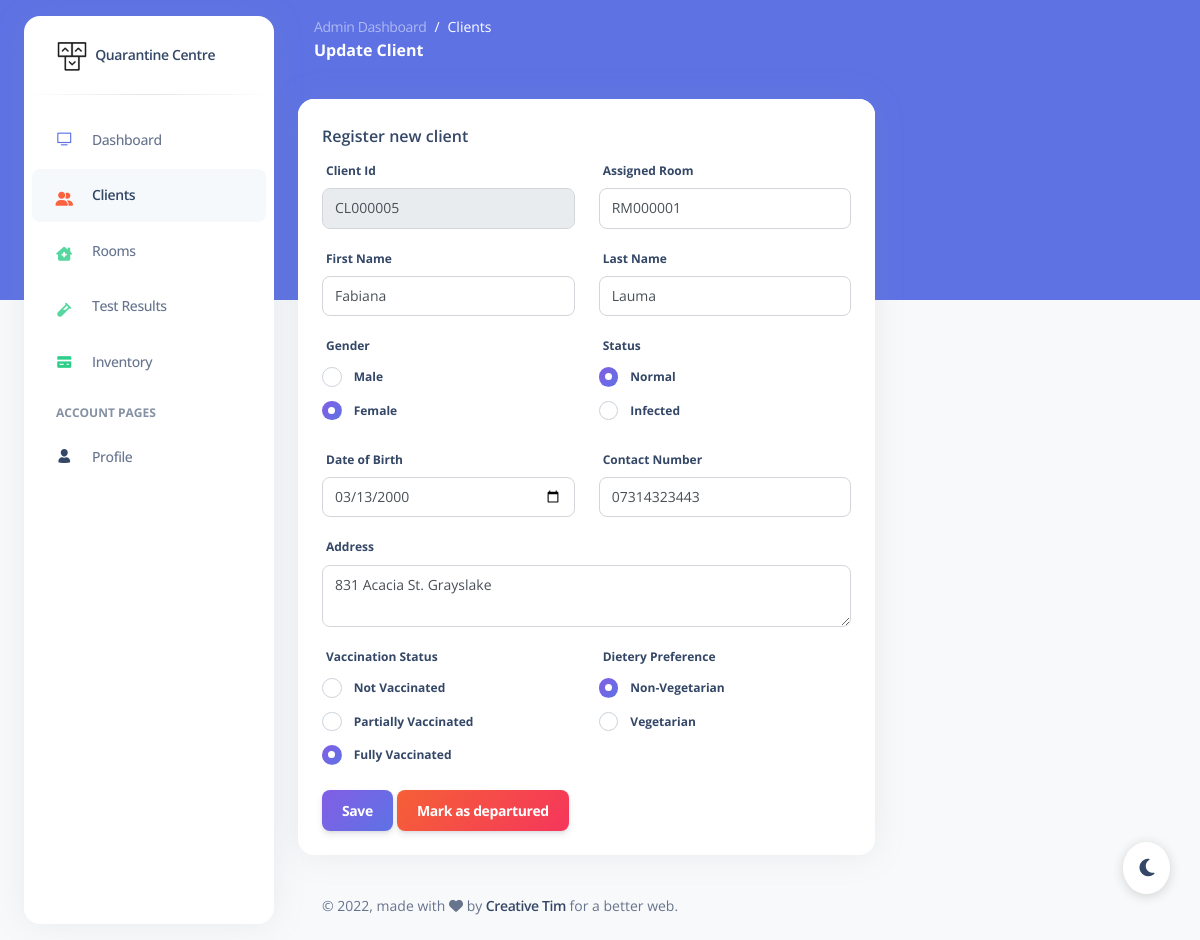
The app's page /app/manage_client.php?id=CL000005 (signed in) with its own data.
### tables this page shows
CREATE TABLE client (
  id VARCHAR(8) PRIMARY KEY,
  first_name VARCHAR(30) NOT NULL,
  last_name VARCHAR(40) NOT NULL,
  gender VARCHAR(1) NOT NULL,
  date_of_birth DATE,
  contact_no VARCHAR(15),
  address VARCHAR(60),
  vaccination_status VARCHAR(10) NOT NULL,
  dietary_pref VARCHAR(10) NOT NULL,
  assigned_room VARCHAR(8),
  status VARCHAR(12) NOT NULL,
  registered_date DATE,
  departure_date DATE,
  FOREIGN KEY (assigned_room) REFERENCES room(id) ON UPDATE CASCADE ON DELETE RESTRICT
);

CREATE TABLE room (
  id VARCHAR(8) PRIMARY KEY,
  capacity INT NOT NULL,
  cleaned_by VARCHAR(8),
  supported_by VARCHAR(8),
  FOREIGN KEY (cleaned_by) REFERENCES staff(id) ON UPDATE CASCADE ON DELETE RESTRICT,
  FOREIGN KEY (supported_by) REFERENCES staff(id) ON UPDATE CASCADE ON DELETE RESTRICT
);

### app/manage_client.php (the view, shortened to what this page needs)
<?php
include("session.php");
$rooms_query = "SELECT id FROM room ORDER BY id";
$rooms = mysqli_query($db, $rooms_query);
if (isset($_GET['id'])) {
  $client_id = $_GET['id'];
  $get_client_query = "SELECT * FROM client WHERE id = '$client_id'";
  $get_client_result = mysqli_query($db, $get_client_query);
  if (mysqli_num_rows($get_client_result) == 1) {
    $client = mysqli_fetch_array($get_client_result);
    $isUpdate = true;
  } else {
    header("location: clients.php");
  }
} else {
  $prev_id_query = "SELECT id FROM client ORDER BY id DESC LIMIT 1";
  $prev_id = mysqli_fetch_array(mysqli_query($db, $prev_id_query));
  $client_id = "CL" . sprintf("%06d", substr($prev_id['id'], 2) + 1);
  $isUpdate = false;
}
?>
<!DOCTYPE html>
<html lang="en">
<head>
  <link href="../assets/css/nucleo-icons.css" rel="stylesheet" />
  <link href="../assets/css/nucleo-svg.css" rel="stylesheet" />
  <link href="../assets/css/nucleo-svg.css" rel="stylesheet" />
  <link href="../assets/css/argon-dashboard.css?v=2.0.0" rel="stylesheet" />
  <link href="../assets/css/custom.css" rel="stylesheet" />
</head>
<body class="g-sidenav-show bg-gray-100">
  <?php include("navbar.php") ?>
  <main class="main-content position-relative border-radius-lg ">
    <nav class="navbar navbar-main navbar-expand-lg px-0 mx-4 shadow-none border-radius-xl " id="navbarBlur" data-scroll="false">
      <div class="container-fluid py-1 px-3">
        <nav aria-label="breadcrumb">
          <ol class="breadcrumb bg-transparent mb-0 pb-0 pt-1 px-0 me-sm-6 me-5">
            <li class="breadcrumb-item text-sm"><a class="opacity-5 text-white" href="javascript:;">Admin Dashboard</a></li>
            <li class="breadcrumb-item text-sm text-white active" aria-current="page">Clients</li>
          </ol>
          <h6 class="font-weight-bolder text-white mb-0">Update Client</h6>
        </nav>
      </div>
    </nav>
    <div class="container-fluid py-4">
      <div class="row">
        <div class="col-lg-8">
          <div class="card mb-4">
            <div class="card-header pb-0">
              <h6>Register new client</h6>
            </div>
            <div class="card-body pt-0 pb-2">
              <form action="" method="POST">
                <div class="row form-group">
                  <div class="col-md-6">
                    <label>Client Id</label>
                    <input type="text" class="form-control" name="client_id" value="<?php echo $client_id ?>" disabled>
                  </div>
                  <div class="col-md-6">
                    <label>Assigned Room</label>
                    <select class="form-control" name="assigned_room">
                      <?php while ($row = mysqli_fetch_array($rooms)) { ?>
                        <option <?php if ($isUpdate && $row["id"] == $client["assigned_room"]) echo "selected"; ?>>
                          <?php echo $row["id"] ?>
                        </option>
                      <?php } ?>
                    </select>
                  </div>
                </div>
                <div class="row form-group">
                  <div class="col-md-6">
                    <label>First Name</label>
                    <input type="text" class="form-control" name="first_name" placeholder="John" <?php if ($isUpdate) echo "value='" . $client["first_name"] . "'"; ?>>
                  </div>
                  <div class="col-md-6">
                    <label for="last_name">Last Name</label>
                    <input type="text" class="form-control" name="last_name" placeholder="Doe" <?php if ($isUpdate) echo "value='" . $client["last_name"] . "'"; ?>>
                  </div>
                </div>
                <div class="row form-group">
                  <div class="col-md-6">
                    <label>Gender</label>
                    <div class="form-check">
                      <input class="form-check-input" type="radio" name="gender" value="M" <?php if ($isUpdate && $client["gender"] == "M") echo 'checked="checked"' ?>>
                      <label class="custom-control-label">Male</label>
                    </div>
                    <div class="form-check">
                      <input class="form-check-input" type="radio" name="gender" value="F" <?php if ($isUpdate && $client["gender"] == "F") echo 'checked="checked"' ?>>
                      <label class="custom-control-label">Female</label>
                    </div>
                  </div>
                  <?php if ($isUpdate) { ?>
                    <div class="col-md-6">
                      <label>Status</label>
                      <div class="form-check">
                        <input class="form-check-input" type="radio" name="status" value="NORMAL" <?php if ($isUpdate && $client["status"] == "NORMAL") echo 'checked="checked"' ?>>
                        <label class="custom-control-label">Normal</label>
                      </div>
                      <div class="form-check">
                        <input class="form-check-input" type="radio" name="status" value="INFECTED" <?php if ($isUpdate && $client["status"] == "INFECTED") echo 'checked="checked"' ?>>
                        <label class="custom-control-label">Infected</label>
                      </div>
                    </div>
                  <?php } ?>
                </div>
                <div class="row form-group">
                  <div class="col-md-6">
                    <label>Date of Birth</label>
                    <input class="form-control" type="date" name="date_of_birth" <?php if ($isUpdate) echo "value='" . $client["date_of_birth"] . "'"; ?>>
                  </div>
                  <div class="col-md-6">
                    <label>Contact Number</label>
                    <input class="form-control" type="text" placeholder="07XXXXXXXX" name="contact_no" <?php if ($isUpdate) echo "value='" . $client["contact_no"] . "'"; ?>>
                  </div>
                </div>
                <div class="form-group">
                  <label>Address</label>
                  <textarea class="form-control" name="address" rows="2"><?php if ($isUpdate) echo $client["address"]; ?></textarea>
                </div>
                <div class="row">
                  <div class="col-md-6 form-group">
                    <label>Vaccination Status</label>
                    <div class="form-check">
                      <input class="form-check-input" type="radio" name="vaccination_status" value="NONE" <?php if ($isUpdate && $client["vaccination_status"] == "NONE") echo 'checked="checked"' ?>>
                      <label class="custom-control-label">Not Vaccinated</label>
                    </div>
                    <div class="form-check">
                      <input class="form-check-input" type="radio" name="vaccination_status" value="PARTIALLY" <?php if ($isUpdate && $client["vaccination_status"] == "PARTIALLY") echo 'checked="checked"' ?>>
                      <label class="custom-control-label">Partially Vaccinated</label>
                    </div>
                    <div class="form-check">
                      <input class="form-check-input" type="radio" name="vaccination_status" value="FULLY" <?php if ($isUpdate && $client["vaccination_status"] == "FULLY") echo 'checked="checked"' ?>>
                      <label class="custom-control-label">Fully Vaccinated</label>
                    </div>
                  </div>
                  <div class="col-md-6 form-group">
                    <label>Dietery Preference</label>
                    <div class="form-check">
                      <input class="form-check-input" type="radio" name="dietary_pref" value="NON_VEG" <?php if ($isUpdate && $client["dietary_pref"] == "NON_VEG") echo 'checked="checked"' ?>>
                      <label class="custom-control-label">Non-Vegetarian</label>
                    </div>
                    <div class="form-check">
                      <input class="form-check-input" type="radio" name="dietary_pref" value="VEG" <?php if ($isUpdate && $client["dietary_pref"] == "VEG") echo 'checked="checked"' ?>>
                      <label class="custom-control-label">Vegetarian</label>
                    </div>
                  </div>
                </div>
                <input type="submit" class="btn bg-gradient-primary" value="<?php echo $isUpdate ? "Save" : "Submit" ?>">
                <?php if ($isUpdate) { ?>
                  <input type="submit" class="btn bg-gradient-danger" name="departure" value="Mark as departured">
                <?php } ?>
              </form>
            </div>
          </div>
        </div>
      </div>
      <footer class="footer pt-3  ">
        <div class="container-fluid">
          <div class="row align-items-center justify-content-lg-between">
            <div class="col-lg-6 mb-lg-0 mb-4">
              <div class="copyright text-center text-sm text-muted text-lg-start">
                © ,
                made with <i class="fa fa-heart"></i> by
                <a href="https://www.creative-tim.com" class="font-weight-bold" target="_blank">Creative Tim</a>
                for a better web.
              </div>
            </div>
          </div>
        </div>
      </footer>
    </div>
  </main>
  <div class="dark-mode-plugin">
    <button class="btn btn-round dark-mode-plugin-button text-dark position-fixed px-3 py-2" onclick="darkMode(this)">
      <i class="fa-solid fa-moon py-2"> </i>
    </button>
  </div>
</body>
</html>

### app/assets/css/custom.css (style rules this page uses)
.dark-mode-plugin .dark-mode-plugin-button { background: #fff; border-radius: 50%; bottom: 30px; right: 30px; font-size: 1.25rem; z-index: 990; box-shadow: 0 2px 12px 0 rgba(0, 0, 0, 0.16); cursor: pointer; }

### records on screen
client: assigned_room "RM000001", first_name "Fabiana", last_name "Lauma", gender "☑", status "☑", date_of_birth "03/13/2000", contact_no "07314323443", address "831 Acacia St. Grayslake", vaccination_status "☑", dietary_pref "☑"
